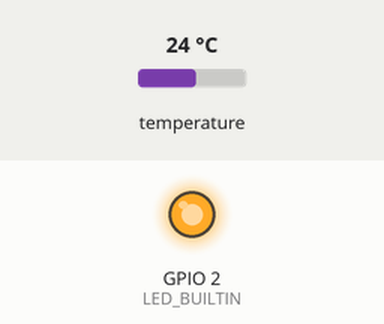
Simulated run of this sketch. Board: ESP32. Parts: output pins drawn as LEDs (lit = HIGH). The test bench sets the inputs (shaded band); at power-on: temperature 24 °C. What the sketch prints to the serial monitor is not drawn.

Above: at 0.8 s.
At 5.7 s:
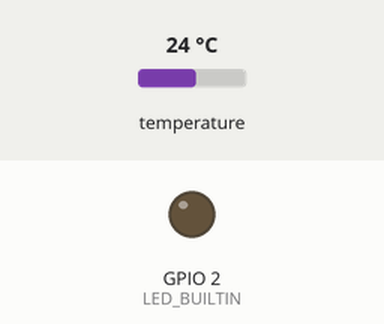
Timing chart, 0 to 7.5 s (numbered marks = the images above):
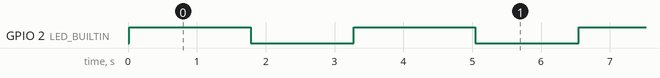

Measured:
- by itself, GPIO 2 (LED_BUILTIN): alternates HIGH for 1.8 s and LOW for 1.5 s

The sketch:

blink01.ino
```cpp
#include <OneWire.h>
#include <DallasTemperature.h>

#define LED_BUILTIN 2
// Data wire is plugged into pin 2 on the Arduino
#define ONE_WIRE_BUS 15 // maybe 13?

// Setup a oneWire instance to communicate with any OneWire devices (not just Maxim/Dallas temperature ICs)
OneWire oneWire(ONE_WIRE_BUS);
// Pass our oneWire reference to Dallas Temperature.
DallasTemperature sensors(&oneWire);


// the setup function runs once when you press reset or power the board
void setup() {
  // initialize digital pin LED_BUILTIN as an output.
  pinMode(LED_BUILTIN, OUTPUT);
  Serial.begin(115200);
  Serial.println("blink start");
  Serial.println("Dallas Temperature IC Control Library Demo");
  // Start up the library
  sensors.begin(); // IC Default 9 bit. If you have troubles consider upping it 12. Ups the delay giving the IC more time to process the temperature measurement
}

// the loop function runs over and over again forever
void loop() {

  digitalWrite(LED_BUILTIN, HIGH);   // turn the LED on (HIGH is the voltage level)
  delay(1000);                       // wait for a second
  Serial.println("blink on");

  // call sensors.requestTemperatures() to issue a global temperature
  // request to all devices on the bus
  Serial.print("Requesting temperatures...");
  sensors.requestTemperatures(); // Send the command to get temperatures
  Serial.println("DONE");

  Serial.print("Temperature for Device 1 is: ");
  Serial.print(sensors.getTempCByIndex(0)); // Why "byIndex"? You can have more than one IC on the same bus. 0 refers to the first IC on the wire


  digitalWrite(LED_BUILTIN, LOW);    // turn the LED off by making the voltage LOW
  delay(1000);                       // wait for a second
  Serial.println("blink off");
  delay(500);
}
```
